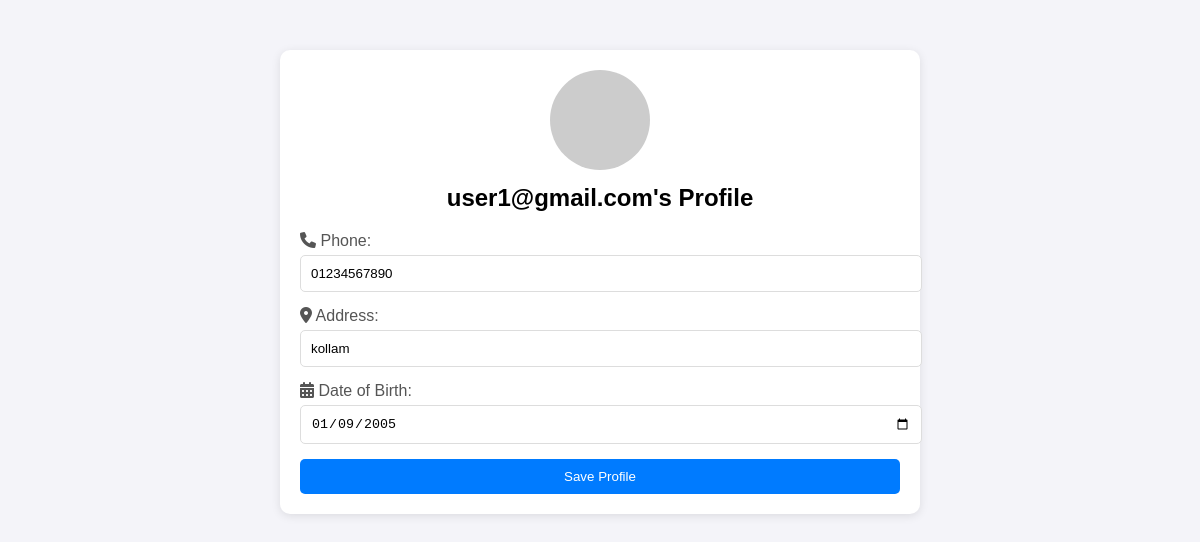
The page /Profile/ (signed in) on the database its author committed.
### app/models.py (models this page shows)
class Profile(models.Model):
    user = models.OneToOneField(User, on_delete=models.CASCADE)
    phone = models.CharField(max_length=20)
    address = models.CharField(max_length=255)
    date_of_birth = models.DateField()

### app/views.py (the view, shortened to what this page needs)
# urls.py: path('Profile/', views.profile_view, name='Profile'),
@login_required
def profile_view(request):
    profile, created = Profile.objects.get_or_create(user=request.user)
    return render(request, 'user/profile.html', {'profile': profile})

### templates/user/profile.html (shortened to what this page needs)
<!DOCTYPE html>
<html lang="en">
<head>
    <link rel="stylesheet" href="https://cdnjs.cloudflare.com/ajax/libs/font-awesome/6.0.0/css/all.min.css">
</head>
<body>
    <div class="profile-container">
        <div class="profile-header">
            <img src="https://via.placeholder.com/100" alt="Profile Picture">
            <h1>{{ request.user.username }}'s Profile</h1>
        </div>
        <div class="profile-details">
            <form action="{% url 'Profile' %}" method="POST">
                <div class="form-group">
                    <label for="phone"><i class="fas fa-phone"></i> Phone:</label>
                    <input type="tel" id="phone" name="phone" value="{{ profile.phone|default:'' }}" required>
                </div>
                <div class="form-group">
                    <label for="address"><i class="fas fa-map-marker-alt"></i> Address:</label>
                    <input type="text" id="address" name="address" value="{{ profile.address|default:'' }}" required>
                </div>
                <div class="form-group">
                    <label for="date_of_birth"><i class="fas fa-calendar-alt"></i> Date of Birth:</label>
                    <input type="date" id="date_of_birth" name="date_of_birth"
                           value="{{ profile.date_of_birth|date:'Y-m-d' }}" required>
                </div>
                <button type="submit" class="btn">Save Profile</button>
            </form>
        </div>
    </div>
</body>
</html>

### templates/user/profile.html (style rules this page uses)
body { font-family: Arial, sans-serif; margin: 0; padding: 0; background-color: #f4f4f9; }
.profile-container { max-width: 600px; margin: 50px auto; background: #fff; border-radius: 10px; box-shadow: 0 2px 10px rgba(0, 0, 0, 0.1); padding: 20px; }
.profile-header { text-align: center; margin-bottom: 20px; }
.profile-header img { width: 100px; height: 100px; border-radius: 50%; margin-bottom: 10px; }
.profile-header h1 { font-size: 24px; margin: 0; }
.profile-details form { display: flex; flex-direction: column; }
.form-group { margin-bottom: 15px; }
.form-group label { display: block; margin-bottom: 5px; color: #555; }
.form-group input { width: 100%; padding: 10px; border: 1px solid #ddd; border-radius: 5px; transition: all 0.3s ease; }
.btn { display: inline-block; padding: 10px 20px; background-color: #007BFF; color: #fff; text-decoration: none; border: none; border-radius: 5px; text-align: center; cursor: pointer; transition: all 0.3s ease; }

### rows shown on the page
Profile: phone "01234567890", address "kollam", date_of_birth "01/09/2005"

### other values the page prints
{{ request.user.username }} "user1@gmail.com"
